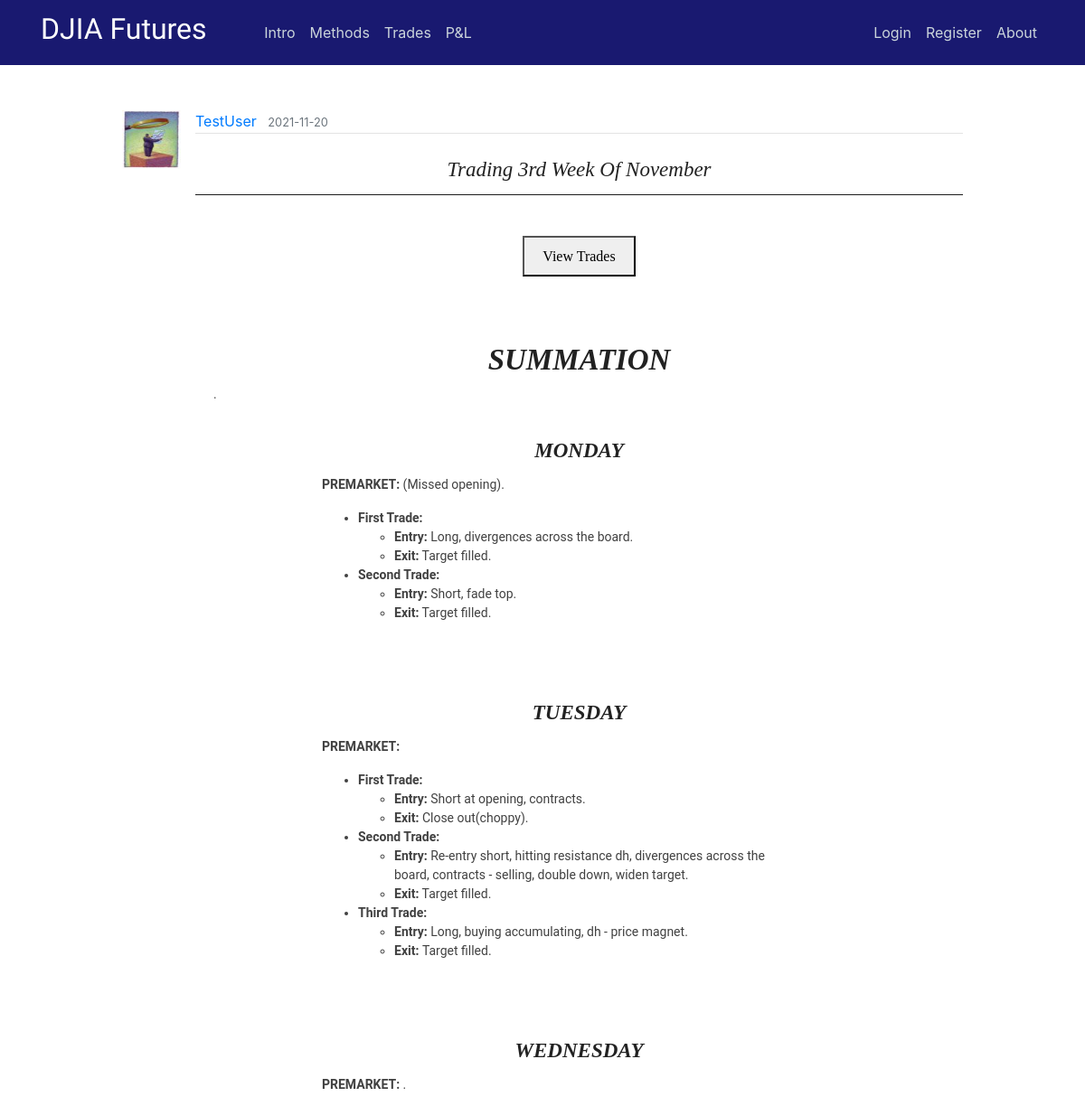
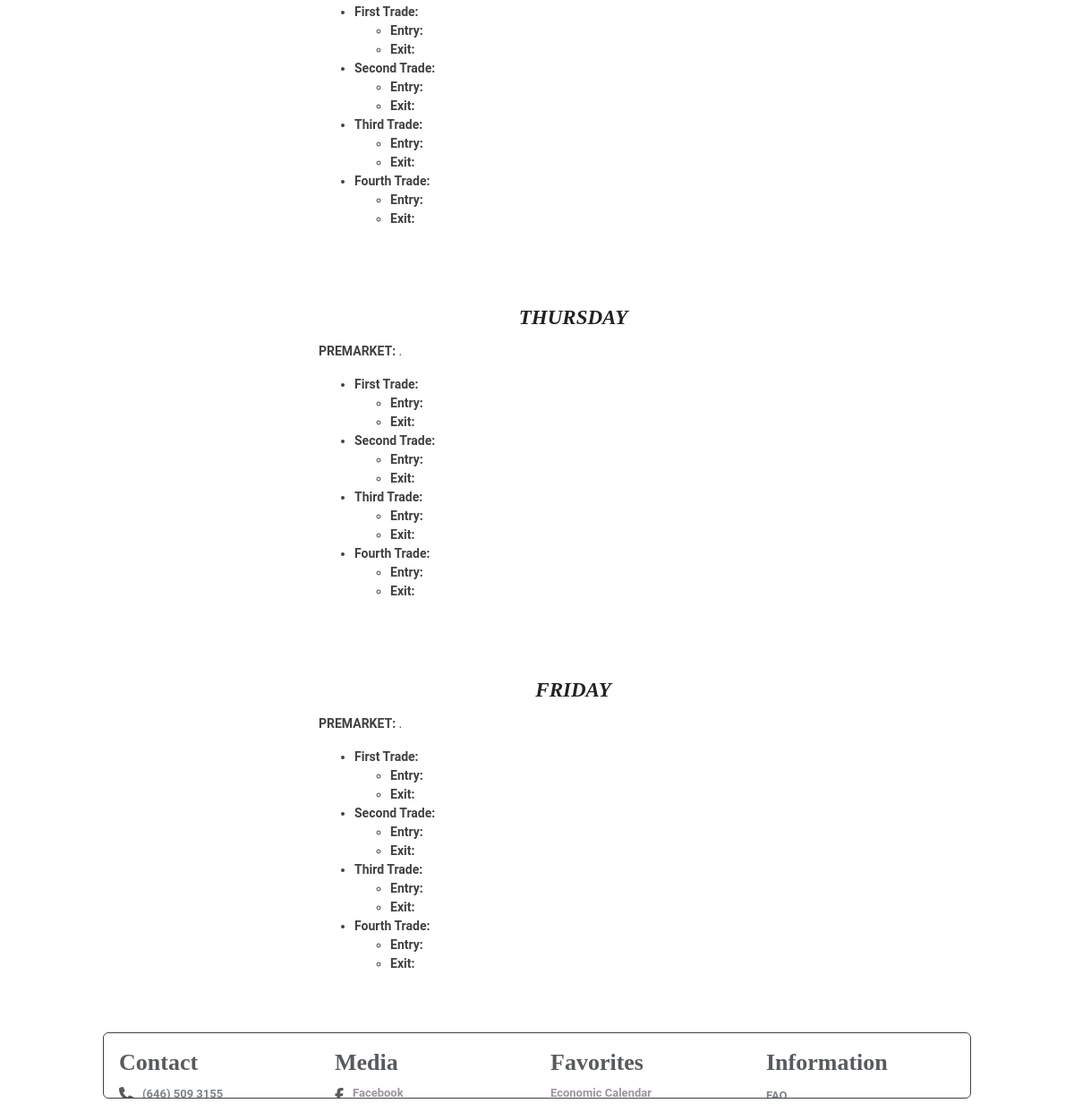
The page /post/134 on the database as committed earlier (2 pictures, top to bottom).
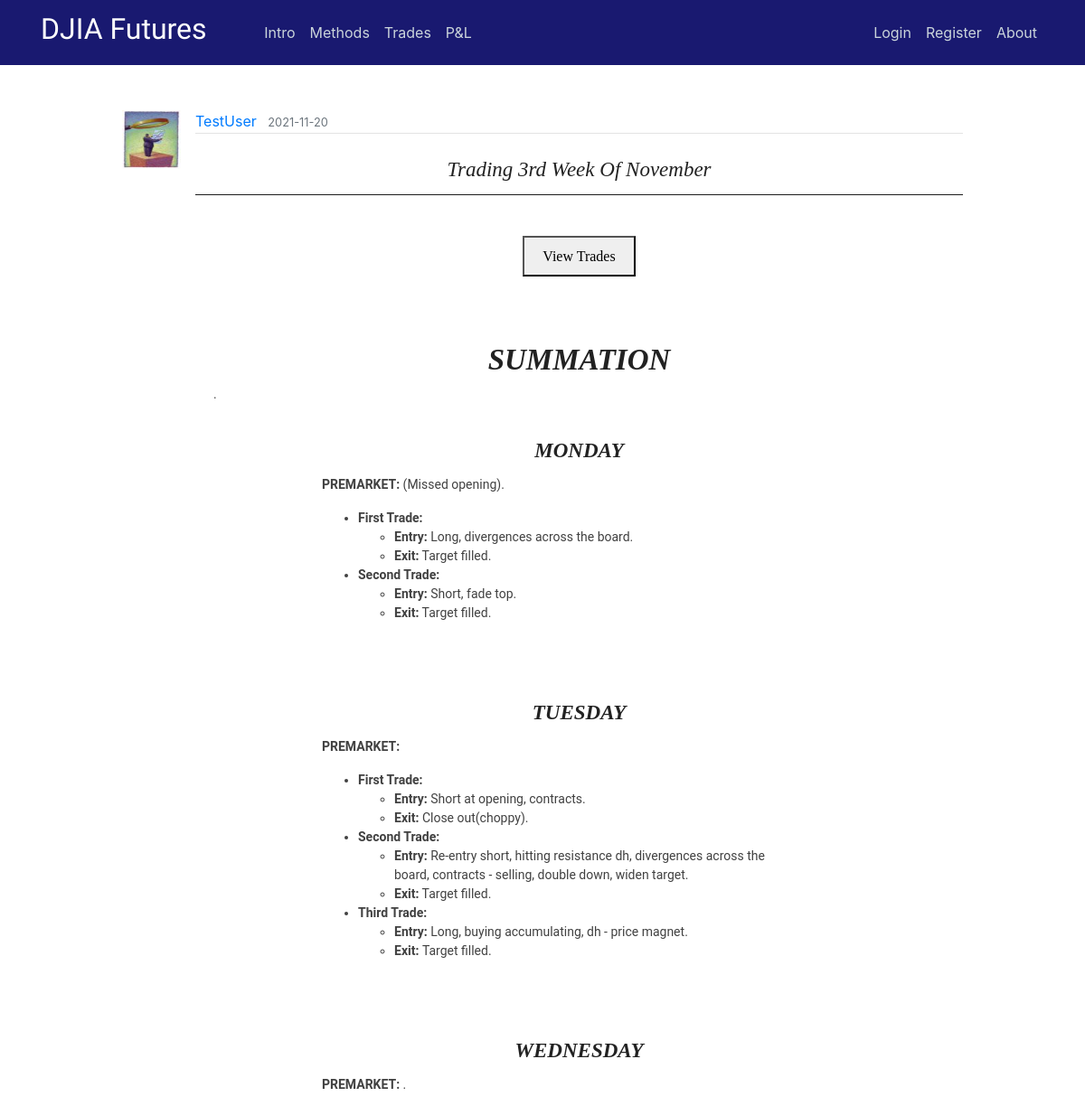
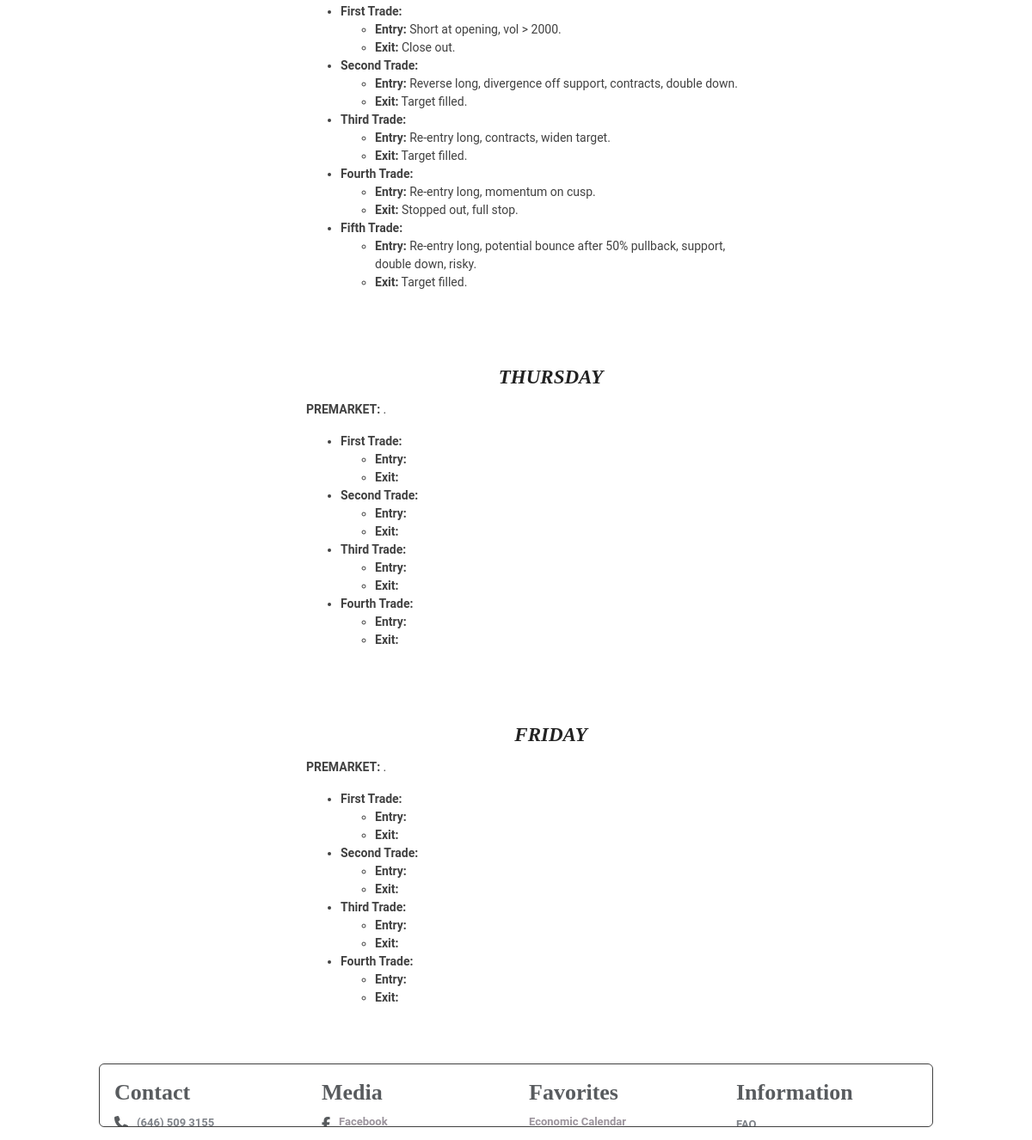
The same page on the database as committed later (2 pictures, top to bottom).
### flaskblog/models.py (models this page shows, shortened)
class User(db.Model, UserMixin):
    id = db.Column(db.Integer, primary_key=True)
    username = db.Column(db.String(20), unique=True, nullable=False)
    email = db.Column(db.String(120), unique=True, nullable=False)
    image_file = db.Column(db.String(20), nullable=False, default='default.jpg')
    password = db.Column(db.String(60), nullable=False)
    posts = db.relationship('Post', backref='author', lazy=True)

class Post(db.Model):
    id = db.Column(db.Integer, primary_key=True)
    title = db.Column(db.String(100), nullable=False)
    date_posted = db.Column(db.DateTime, nullable=False, default=datetime.utcnow)
    content = db.Column(db.Text, nullable=False)
    user_id = db.Column(db.Integer, db.ForeignKey('user.id'), nullable=False)
    teaser_title = db.Column(db.Text, nullable=True)
    teaser_details = db.Column(db.Text, nullable=True)
    teaser_caption = db.Column(db.Text, nullable=True)
    teaser_img = db.Column(db.Text, nullable=True)
    teaser_content = db.Column(db.Text, nullable=True)
    teaser_wkid = db.Column(db.Text, nullable=True)

### flaskblog/posts/routes.py (the view)
@posts.route("/post/<int:post_id>")
def post(post_id):
    post = Post.query.get_or_404(post_id)
    if len(post.teaser_wkid) != 0:
        weekly = post.teaser_wkid
    else:
        weekly = ""
    return render_template('post.html', weekly=weekly, title=post.title, post=post)

### flaskblog/templates/post.html (shortened to what this page needs)
{% extends "layout.html" %}
{% block content %}
  <article class="media content-section" style="border:none;">
    <img class="article-img" src="{{ url_for('static', filename='profile_pics/' + post.author.image_file) }}">
    <div class="media-body">
      <div class="article-metadata">
        <a class="mr-2" href="{{ url_for('users.user_posts', username=post.author.username) }}">{{ post.author.username }}</a>
        <small class="text-muted">{{ post.date_posted.strftime('%Y-%m-%d') }}</small>
      </div>
      <center><br><h3 class="hero-header">{{ post.title }}</h3><hr><br></center>
      {% if weekly |length %}
      <center><button onclick="myDetach()">View Trades</button></center>
      <br>
      <br>
      {% endif %}
      {{ post.content|safe }}
  </article>
{% endblock content %}

### flaskblog/templates/layout.html (shortened to what this page needs)
<!DOCTYPE html>
<html>
    <head>
      <link rel="stylesheet" href="https://maxcdn.bootstrapcdn.com/bootstrap/4.0.0/css/bootstrap.min.css">
      <link rel="stylesheet" type="text/css" href="{{ url_for('static', filename='main.css') }}">
      <link rel="stylesheet" type="text/css" href="{{ url_for('static', filename='study.css') }}">
      <link rel="stylesheet" type="text/css" href="{{ url_for('static', filename='modal.css') }}">
    </head>
    <body class="_backdrop">
    <div class="grid">
    <header class="site-header">
          <nav class="navbar navbar-expand-md navbar-dark bg-steel fixed-top">
              <div class="container">
                <a class="navbar-brand mr-2" href="/"><h2><span style="font-family:Lobster Two">DJIA Futures &nbsp &nbsp &nbsp</span></h2></a>
                <div class="collapse navbar-collapse" id="navbarToggle">
                  <div class="navbar-nav mr-auto">
                    <a class="nav-item nav-link" href="{{ url_for('main.intro') }}">Intro</a>
                    <a class="nav-item nav-link" href="{{ url_for('main.methods') }}">Methods</a>
                    <a class="nav-item nav-link" href="{{ url_for('main.trades') }}">Trades</a>
                    <a class="nav-item nav-link" href="{{ url_for('main.pnl') }}">P&L</a>
                  </div>
                  <div class="navbar-nav">
                    {% if current_user.is_authenticated and current_user.username == "GuestUser" %}
                      <a class="nav-item nav-link" href="{{ url_for('users.login') }}">Members Login</a>
                      <a class="nav-item nav-link" href="{{ url_for('users.logout') }}">Logout</a>
                      <a class="nav-item nav-link" href="{{ url_for('main.about') }}">About</a>
                    {% else %}
                      {% if current_user.is_authenticated %}
                        <a class="nav-item nav-link" href="{{ url_for('posts.new_post') }}">New Post</a>
                        <a class="nav-item nav-link" href="{{ url_for('users.account') }}">Account</a>
                        <a class="nav-item nav-link" href="{{ url_for('users.logout') }}">Logout</a>
                        <a class="nav-item nav-link" href="{{ url_for('main.about') }}">About</a>
                      {% else %}
                        <a class="nav-item nav-link" href="{{ url_for('users.login') }}">Login</a>
                        <a class="nav-item nav-link" href="{{ url_for('users.register') }}">Register</a>
                        <a class="nav-item nav-link" href="{{ url_for('main.about') }}">About</a>
                      {% endif %}
                    {% endif %}
                  </div>
                </div>
              </div>
          </nav>
    </header>
    <main role="main" class="container-fluid site-header-border-adjust col-md-10">
      <div>
        {% block content %}{% endblock %}
      </div>
    </main>
      <div style="padding-bottom: 15px;">
      <footer class="container-fluid col-md-10" style="line-height:24px;">
          <div class="footenote-page">
            <div class="footenote-inner-div">
                <div class="container-fluid col-xs-12">
                  <div class="subgrid location">
                    <div class="row">
                      <div class="col-xs-12 custom-400-col-xs-6 col-md-3 col-xl-3">
                        <h6 class="footer-info"><b>Contact</b></h6>
                        <div class="container-fluid footer-info"><span class="glyph footer-align"><i class="fas fa-phone"></i></i></span>
                          <p class="paragraph footer-contact"><span class="contact-link">(646) 509 3155</span>
                          </p>
                        </div>
                      </div>
                      <div class="col-xs-12 custom-400-col-xs-6 col-md-3 col-xl-3">
                        <h6 class="footer-info"><b>Media</b></h6>
                          <div class="container-fluid footer-info"><span class="glyph footer-align"><i class="fab fa-facebook-f"></i></i></span>
                            <a class="link-text footer-content" href="https://www.facebook.com/">Facebook</a>
                          </div>
                      </div>
                      <div class="col-xs-12 custom-400-col-xs-6 col-md-3 col-xl-3">
                        <h6 class="footer-info"><b>Favorites</b></h6>
                          <ul class="unorder-list footer-info">
                            <li class="list-item footer-info"><a class="link-text footer-content" href="https://us.econoday.com/byweek.asp?cust=us" target="_blank">Economic Calendar</a></li>
                          </ul>
                      </div>
                      <div class="col-xs-12 custom-400-col-xs-6 col-md-3 col-xl-3">
                        <h6 class="footer-info"><b>Information</b></h6>
                          <ul class="link-list info">
                            <li class="list-item-link"><a href="#">FAQ</a>
                            </li>
                          </ul>
                      </div>
                    </div>
                  </div>
                </div>
            </div>
          </div></footer>
      </div>
    </div>
    </body>
</html>

### flaskblog/static/main.css (style rules this page uses)
body { margin-top: 5rem; }
._backdrop { top: 0px; left: 0px; right: 0px; bottom: 0px; background-image: url(img/stocks.jpg); background-size: cover; z-index: 0; }
.adjust-doc-border-intro { padding-right: 20px; padding-left: 20px; padding-top: 20px; padding-bottom: 20px; }
.footenote-page { border: 1px solid black; border-radius: 6px; padding-right: 2px; padding-left: 2px; max-height: 120px; background-color: #fff; opacity: 0.75; }
.footenote-inner-div { height: 9vh; overflow: auto; }
.doc-clear { clear: both; display: block; }
hr { margin-top: 1rem; margin-bottom: 1rem; border: 0; border-top: 1px solid rgba(0, 0, 0, 0.89); }
p.teaser-content { color: #414141; font-size: 14px; font-family: 'Roboto', Arial, 'Helvetica Neue', Helvetica, sans-serif; line-height: 1.5; }
.bg-steel { background-color: midnightblue; }
.site-header .navbar-nav .nav-link { color: #cbd5db; }
.site-header-border-adjust { margin-top: 7rem; }
.content-section { background: #ffffff; padding: 10px 20px; border: 1px solid #000000; border-radius: 9px; margin-bottom: 20px; }
.article-img { height: 65px; width: 65px; margin-right: 16px; }
.article-metadata { padding-bottom: 1px; margin-bottom: 4px; border-bottom: 1px solid #e3e3e3 }

### flaskblog/static/modal.css (style rules this page uses)
.row:after { content: ""; display: table; clear: both; }
img { margin-bottom: -4px; }

Rows that differ between the two databases and show on the page:
changed Post "Trading 3rd Week Of November": content "…. First Trade: Entry: Exit: Second Trade: Entry: Exit: Third Trade: Entry: Exit: Fourth Trade: Entry: Exit: THURSDAY PREMARKET: . First…" → "…. First Trade: Entry: Short at opening, vol > 2000. Exit: Close out. Second Trade: Entry: Reverse long, divergence off support, contracts, double down. Exit: Target filled. Third Trade: Entry: Re-entry long, contracts, widen target. Exit: Target filled. Fourth Trade: Entry: Re-entry long, momentum on cusp. Exit: Stopped out, full stop. Fifth Trade: Entry: Re-entry long, potential bounce after 50% pullback, support, double down, risky. Exit: Target filled. THURSDAY PREMARKET: . First…"
